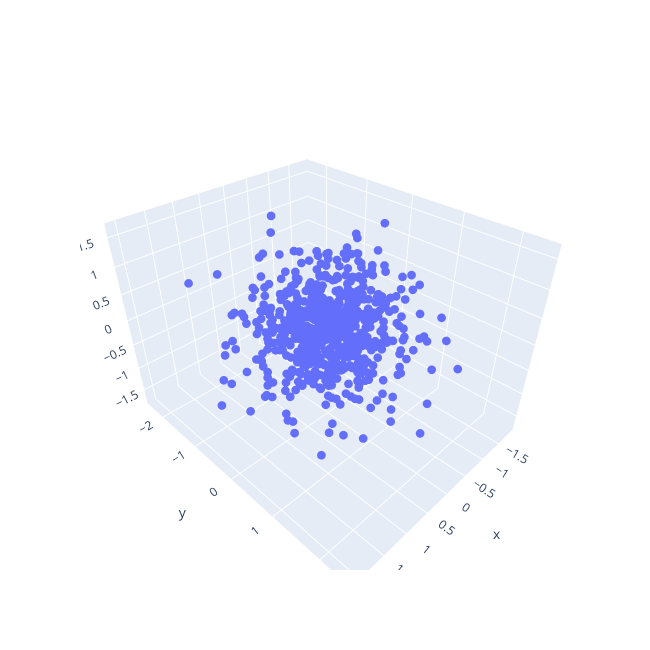

Write notebook code for a chart like this one.
### Code cell
show_scatter(results[-1])

### Figure 1 — Plotly figure (JSON) as saved in the notebook; plotly's stock layout.template omitted (floating-point values rounded to 4 significant figures; data arrays with more than 128 entries replaced by an {"elided": "..."} marker saying what was removed)
{"data": [{"marker": {"colorscale": [[0, "#440154"], [0.1111, "#482878"], [0.2222, "#3e4989"], [0.3333, "#31688e"], [0.4444, "#26828e"], [0.5556, "#1f9e89"], [0.6667, "#35b779"], [0.7778, "#6ece58"], [0.8889, "#b5de2b"], [1, "#fde725"]], "size": 3}, "mode": "markers", "name": "coord", "type": "scatter3d", "x": {"elided": "684 float values"}, "y": {"elided": "684 float values"}, "z": {"elided": "684 float values"}}], "layout": {"autosize": false, "height": 650, "width": 650}}
